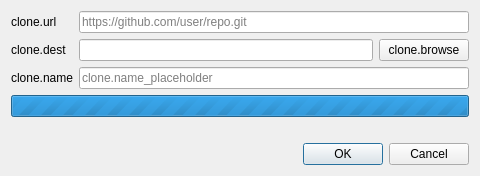
<?xml version="1.0" encoding="UTF-8"?>
<ui version="4.0">
 <class>CloneDialog</class>
 <widget class="QDialog" name="CloneDialog">
  <property name="minimumSize">
   <size>
    <width>480</width>
    <height>0</height>
   </size>
  </property>
  <property name="windowTitle">
   <string notr="true">clone.title</string>
  </property>
  <layout class="QVBoxLayout" name="mainLayout">
   <item>
    <layout class="QFormLayout" name="formLayout">
     <item row="0" column="0">
      <widget class="QLabel" name="urlLabel">
       <property name="text">
        <string notr="true">clone.url</string>
       </property>
       <property name="buddy">
        <cstring>urlEdit</cstring>
       </property>
      </widget>
     </item>
     <item row="0" column="1">
      <widget class="QLineEdit" name="urlEdit">
       <property name="placeholderText">
        <string notr="true">https://github.com/user/repo.git</string>
       </property>
      </widget>
     </item>
     <item row="1" column="0">
      <widget class="QLabel" name="destLabel">
       <property name="text">
        <string notr="true">clone.dest</string>
       </property>
       <property name="buddy">
        <cstring>destEdit</cstring>
       </property>
      </widget>
     </item>
     <item row="1" column="1">
      <layout class="QHBoxLayout" name="destRow">
       <item>
        <widget class="QLineEdit" name="destEdit"/>
       </item>
       <item>
        <widget class="QPushButton" name="browseButton">
         <property name="minimumSize">
          <size>
           <width>90</width>
           <height>0</height>
          </size>
         </property>
         <property name="maximumSize">
          <size>
           <width>90</width>
           <height>16777215</height>
          </size>
         </property>
         <property name="text">
          <string notr="true">clone.browse</string>
         </property>
        </widget>
       </item>
      </layout>
     </item>
     <item row="2" column="0">
      <widget class="QLabel" name="nameLabel">
       <property name="text">
        <string notr="true">clone.name</string>
       </property>
       <property name="buddy">
        <cstring>nameEdit</cstring>
       </property>
      </widget>
     </item>
     <item row="2" column="1">
      <widget class="QLineEdit" name="nameEdit">
       <property name="placeholderText">
        <string notr="true">clone.name_placeholder</string>
       </property>
      </widget>
     </item>
    </layout>
   </item>
   <item>
    <widget class="QProgressBar" name="progressBar">
     <property name="minimum">
      <number>0</number>
     </property>
     <property name="maximum">
      <number>0</number>
     </property>
    </widget>
   </item>
   <item>
    <widget class="QLabel" name="statusLabel">
     <property name="styleSheet">
      <string notr="true">color: rgb(140,120,180);</string>
     </property>
     <property name="text">
      <string notr="true"/>
     </property>
    </widget>
   </item>
   <item>
    <widget class="QDialogButtonBox" name="buttonBox">
     <property name="standardButtons">
      <set>QDialogButtonBox::StandardButton::Cancel|QDialogButtonBox::StandardButton::Ok</set>
     </property>
    </widget>
   </item>
  </layout>
 </widget>
 <resources/>
 <connections/>
</ui>
